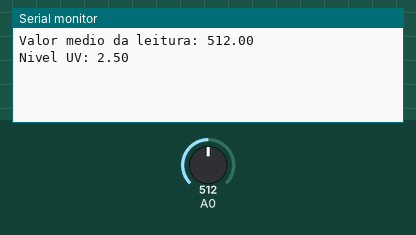
Recording of a sketch running on a simulated Arduino Uno, built with avr-gcc and run on an emulated ATmega328P. Shown: the last lines printed to the serial monitor. The test bench sets the inputs (shaded band); at power-on: A0 = 512.

Above: at 1.2 s.
1.3 s: A0 set to 716
At 2.6 s:
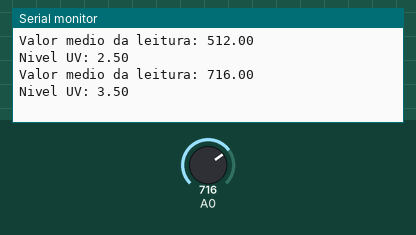
2.8 s: A0 set to 900
At 4.4 s:
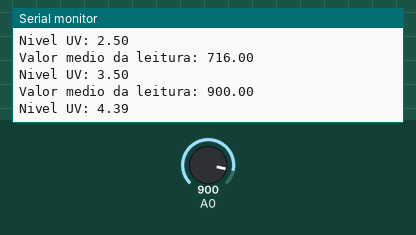
Timing chart, 0 to 5.9 s (numbered marks = the images above; inputs shaded):
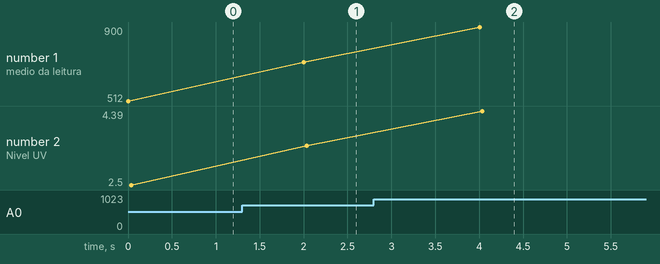

Measured:
- after the input at 1.3 s, the serial monitor: prints a new line after 0.70 s (image 1)
- after the input at 2.8 s, the serial monitor: prints a new line after 1.2 s (image 2)
- plotted number 1: 512 → 716 after the input at 1.3 s, 716 → 900 after the input at 2.8 s
- plotted number 2: 2.5 → 3.5 after the input at 1.3 s, 3.5 → 4.39 after the input at 2.8 s

The sketch:

sketch_apr30a.ino
```cpp
float sensor = 0.0;
float raw    = 0.0;

void setup() {
  Serial.begin(9600);
  // put your setup code here, to run once:

}

void loop() {
    for (int i=0;i <5;i++){
        raw += analogRead(A0);
    }
    Serial.print("Valor medio da leitura: ");
    Serial.println(raw/5);
    sensor = raw/1024.0*5.0;
    sensor = sensor/5;
    Serial.print("Nivel UV: ");
    Serial.println(sensor);
    raw = 0.0;
    delay(2000);
}
```
